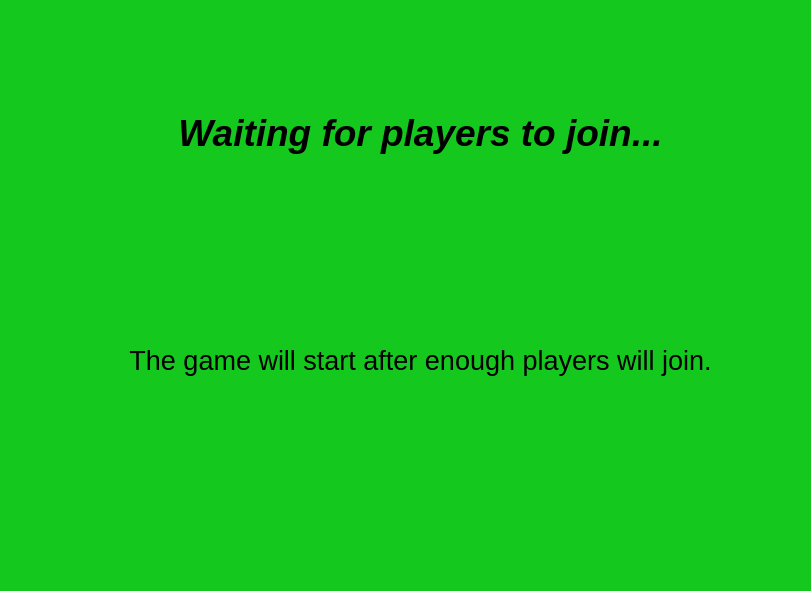
<?xml version="1.0" encoding="UTF-8"?>
<ui version="4.0">
 <class>Dialog</class>
 <widget class="QDialog" name="Dialog">
  <property name="geometry">
   <rect>
    <x>0</x>
    <y>0</y>
    <width>811</width>
    <height>591</height>
   </rect>
  </property>
  <property name="windowTitle">
   <string>Dialog</string>
  </property>
  <widget class="QWidget" name="widget" native="true">
   <property name="geometry">
    <rect>
     <x>0</x>
     <y>-10</y>
     <width>811</width>
     <height>601</height>
    </rect>
   </property>
   <property name="styleSheet">
    <string notr="true">background-color:rgba(20,200,30);</string>
   </property>
   <widget class="QLabel" name="label">
    <property name="geometry">
     <rect>
      <x>110</x>
      <y>80</y>
      <width>621</width>
      <height>181</height>
     </rect>
    </property>
    <property name="text">
     <string>&lt;html&gt;&lt;head/&gt;&lt;body&gt;&lt;p align=&quot;center&quot;&gt;&lt;span style=&quot; font-size:28pt; font-weight:600; font-style:italic;&quot;&gt;Waiting for players to join...&lt;/span&gt;&lt;br/&gt;&lt;/p&gt;&lt;p align=&quot;center&quot;&gt;&lt;br/&gt;&lt;/p&gt;&lt;/body&gt;&lt;/html&gt;</string>
    </property>
   </widget>
   <widget class="QLabel" name="label_3">
    <property name="geometry">
     <rect>
      <x>70</x>
      <y>330</y>
      <width>701</width>
      <height>81</height>
     </rect>
    </property>
    <property name="text">
     <string>&lt;html&gt;&lt;head/&gt;&lt;body&gt;&lt;p align=&quot;center&quot;&gt;&lt;span style=&quot; font-size:20pt;&quot;&gt;The game will start after enough players will join.&lt;/span&gt;&lt;/p&gt;&lt;/body&gt;&lt;/html&gt;</string>
    </property>
   </widget>
  </widget>
 </widget>
 <resources>
  <include location="../../OneDrive/Pictures/test.qrc"/>
 </resources>
 <connections/>
</ui>
